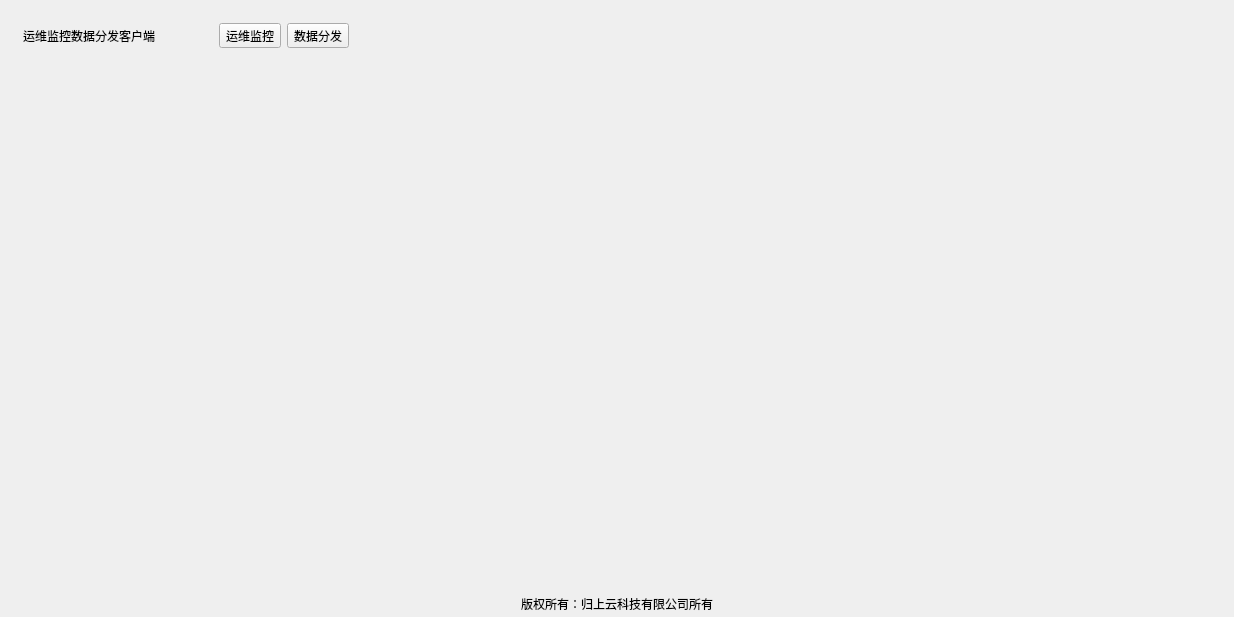
<?xml version="1.0" encoding="UTF-8"?>
<ui version="4.0">
 <class>RemoteUIFrameWork</class>
 <widget class="QDialog" name="RemoteUIFrameWork">
  <property name="geometry">
   <rect>
    <x>0</x>
    <y>0</y>
    <width>1234</width>
    <height>617</height>
   </rect>
  </property>
  <property name="windowTitle">
   <string>运维监控数据分发客户端</string>
  </property>
  <layout class="QVBoxLayout" name="verticalLayout_2">
   <property name="spacing">
    <number>1</number>
   </property>
   <property name="leftMargin">
    <number>1</number>
   </property>
   <property name="topMargin">
    <number>0</number>
   </property>
   <property name="rightMargin">
    <number>1</number>
   </property>
   <property name="bottomMargin">
    <number>0</number>
   </property>
   <item>
    <widget class="QWidget" name="w_header" native="true">
     <property name="sizePolicy">
      <sizepolicy hsizetype="Preferred" vsizetype="Maximum">
       <horstretch>0</horstretch>
       <verstretch>0</verstretch>
      </sizepolicy>
     </property>
     <property name="styleSheet">
      <string notr="true"/>
     </property>
     <layout class="QHBoxLayout" name="horizontalLayout_5">
      <property name="leftMargin">
       <number>0</number>
      </property>
      <property name="topMargin">
       <number>0</number>
      </property>
      <property name="rightMargin">
       <number>0</number>
      </property>
      <property name="bottomMargin">
       <number>0</number>
      </property>
      <item>
       <layout class="QHBoxLayout" name="horizontalLayout_4">
        <item>
         <widget class="QWidget" name="w_logo" native="true">
          <property name="sizePolicy">
           <sizepolicy hsizetype="Fixed" vsizetype="Preferred">
            <horstretch>0</horstretch>
            <verstretch>0</verstretch>
           </sizepolicy>
          </property>
          <layout class="QHBoxLayout" name="horizontalLayout">
           <item>
            <widget class="QLabel" name="label_logo">
             <property name="sizePolicy">
              <sizepolicy hsizetype="Maximum" vsizetype="Maximum">
               <horstretch>0</horstretch>
               <verstretch>0</verstretch>
              </sizepolicy>
             </property>
             <property name="text">
              <string/>
             </property>
             <property name="pixmap">
              <pixmap resource="common/core.qrc">:/core/imgs/imgs/logo_64</pixmap>
             </property>
            </widget>
           </item>
           <item>
            <widget class="QLabel" name="label_title">
             <property name="text">
              <string>运维监控数据分发客户端</string>
             </property>
            </widget>
           </item>
           <item>
            <spacer name="horizontalSpacer">
             <property name="orientation">
              <enum>Qt::Horizontal</enum>
             </property>
             <property name="sizeHint" stdset="0">
              <size>
               <width>40</width>
               <height>20</height>
              </size>
             </property>
            </spacer>
           </item>
          </layout>
         </widget>
        </item>
        <item>
         <widget class="QWidget" name="w_module" native="true">
          <layout class="QHBoxLayout" name="horizontalLayout_2">
           <item>
            <widget class="ToolButton" name="clb_ddmi">
             <property name="text">
              <string>运维监控</string>
             </property>
             <property name="autoRepeat">
              <bool>false</bool>
             </property>
             <property name="autoExclusive">
              <bool>false</bool>
             </property>
            </widget>
           </item>
           <item>
            <widget class="ToolButton" name="clb_ommi">
             <property name="text">
              <string>数据分发</string>
             </property>
            </widget>
           </item>
          </layout>
         </widget>
        </item>
        <item>
         <spacer name="horizontalSpacer_2">
          <property name="orientation">
           <enum>Qt::Horizontal</enum>
          </property>
          <property name="sizeHint" stdset="0">
           <size>
            <width>40</width>
            <height>20</height>
           </size>
          </property>
         </spacer>
        </item>
        <item>
         <layout class="QVBoxLayout" name="verticalLayout">
          <item>
           <widget class="QWidget" name="w_opera" native="true">
            <layout class="QHBoxLayout" name="horizontalLayout_3">
             <property name="topMargin">
              <number>1</number>
             </property>
             <item>
              <widget class="QPushButton" name="btn_menu_set">
               <property name="sizePolicy">
                <sizepolicy hsizetype="Minimum" vsizetype="Expanding">
                 <horstretch>0</horstretch>
                 <verstretch>0</verstretch>
                </sizepolicy>
               </property>
               <property name="minimumSize">
                <size>
                 <width>31</width>
                 <height>0</height>
                </size>
               </property>
               <property name="cursor">
                <cursorShape>ArrowCursor</cursorShape>
               </property>
               <property name="focusPolicy">
                <enum>Qt::NoFocus</enum>
               </property>
               <property name="toolTip">
                <string>Setting</string>
               </property>
               <property name="text">
                <string/>
               </property>
               <property name="icon">
                <iconset resource="common/core.qrc">
                 <normaloff>:/core/imgs/imgs/window_set</normaloff>:/core/imgs/imgs/window_set</iconset>
               </property>
               <property name="flat">
                <bool>true</bool>
               </property>
              </widget>
             </item>
             <item>
              <widget class="QPushButton" name="btn_menu_min">
               <property name="sizePolicy">
                <sizepolicy hsizetype="Minimum" vsizetype="Expanding">
                 <horstretch>0</horstretch>
                 <verstretch>0</verstretch>
                </sizepolicy>
               </property>
               <property name="minimumSize">
                <size>
                 <width>31</width>
                 <height>0</height>
                </size>
               </property>
               <property name="cursor">
                <cursorShape>ArrowCursor</cursorShape>
               </property>
               <property name="focusPolicy">
                <enum>Qt::NoFocus</enum>
               </property>
               <property name="toolTip">
                <string>Minimize</string>
               </property>
               <property name="text">
                <string/>
               </property>
               <property name="icon">
                <iconset resource="common/core.qrc">
                 <normaloff>:/core/imgs/imgs/window_min</normaloff>:/core/imgs/imgs/window_min</iconset>
               </property>
               <property name="flat">
                <bool>true</bool>
               </property>
              </widget>
             </item>
             <item>
              <widget class="QPushButton" name="btn_menu_max">
               <property name="sizePolicy">
                <sizepolicy hsizetype="Minimum" vsizetype="Expanding">
                 <horstretch>0</horstretch>
                 <verstretch>0</verstretch>
                </sizepolicy>
               </property>
               <property name="minimumSize">
                <size>
                 <width>31</width>
                 <height>0</height>
                </size>
               </property>
               <property name="cursor">
                <cursorShape>ArrowCursor</cursorShape>
               </property>
               <property name="focusPolicy">
                <enum>Qt::NoFocus</enum>
               </property>
               <property name="toolTip">
                <string>Maximize</string>
               </property>
               <property name="text">
                <string/>
               </property>
               <property name="icon">
                <iconset resource="common/core.qrc">
                 <normaloff>:/core/imgs/imgs/window_max</normaloff>:/core/imgs/imgs/window_max</iconset>
               </property>
               <property name="flat">
                <bool>true</bool>
               </property>
              </widget>
             </item>
             <item>
              <widget class="QPushButton" name="btn_menu_close">
               <property name="sizePolicy">
                <sizepolicy hsizetype="Minimum" vsizetype="Expanding">
                 <horstretch>0</horstretch>
                 <verstretch>0</verstretch>
                </sizepolicy>
               </property>
               <property name="minimumSize">
                <size>
                 <width>31</width>
                 <height>0</height>
                </size>
               </property>
               <property name="cursor">
                <cursorShape>ArrowCursor</cursorShape>
               </property>
               <property name="focusPolicy">
                <enum>Qt::NoFocus</enum>
               </property>
               <property name="toolTip">
                <string>Close</string>
               </property>
               <property name="text">
                <string/>
               </property>
               <property name="icon">
                <iconset resource="common/core.qrc">
                 <normaloff>:/core/imgs/imgs/window_close</normaloff>:/core/imgs/imgs/window_close</iconset>
               </property>
               <property name="flat">
                <bool>true</bool>
               </property>
              </widget>
             </item>
            </layout>
           </widget>
          </item>
          <item>
           <spacer name="verticalSpacer">
            <property name="orientation">
             <enum>Qt::Vertical</enum>
            </property>
            <property name="sizeHint" stdset="0">
             <size>
              <width>20</width>
              <height>40</height>
             </size>
            </property>
           </spacer>
          </item>
         </layout>
        </item>
       </layout>
      </item>
     </layout>
    </widget>
   </item>
   <item>
    <spacer name="verticalSpacer_4">
     <property name="orientation">
      <enum>Qt::Vertical</enum>
     </property>
     <property name="sizeType">
      <enum>QSizePolicy::Maximum</enum>
     </property>
     <property name="sizeHint" stdset="0">
      <size>
       <width>20</width>
       <height>1</height>
      </size>
     </property>
    </spacer>
   </item>
   <item>
    <spacer name="verticalSpacer_2">
     <property name="orientation">
      <enum>Qt::Vertical</enum>
     </property>
     <property name="sizeType">
      <enum>QSizePolicy::Maximum</enum>
     </property>
     <property name="sizeHint" stdset="0">
      <size>
       <width>20</width>
       <height>4</height>
      </size>
     </property>
    </spacer>
   </item>
   <item>
    <widget class="QWidget" name="w_content" native="true">
     <layout class="QHBoxLayout" name="horizontalLayout_8">
      <property name="spacing">
       <number>2</number>
      </property>
      <property name="leftMargin">
       <number>0</number>
      </property>
      <property name="topMargin">
       <number>0</number>
      </property>
      <property name="rightMargin">
       <number>0</number>
      </property>
      <property name="bottomMargin">
       <number>0</number>
      </property>
      <item>
       <widget class="QStackedWidget" name="sw_content">
        <property name="currentIndex">
         <number>-1</number>
        </property>
       </widget>
      </item>
     </layout>
    </widget>
   </item>
   <item>
    <spacer name="verticalSpacer_3">
     <property name="orientation">
      <enum>Qt::Vertical</enum>
     </property>
     <property name="sizeType">
      <enum>QSizePolicy::Maximum</enum>
     </property>
     <property name="sizeHint" stdset="0">
      <size>
       <width>20</width>
       <height>4</height>
      </size>
     </property>
    </spacer>
   </item>
   <item>
    <widget class="QWidget" name="w_ender" native="true">
     <property name="sizePolicy">
      <sizepolicy hsizetype="Preferred" vsizetype="Minimum">
       <horstretch>0</horstretch>
       <verstretch>0</verstretch>
      </sizepolicy>
     </property>
     <property name="minimumSize">
      <size>
       <width>0</width>
       <height>27</height>
      </size>
     </property>
     <property name="maximumSize">
      <size>
       <width>16777215</width>
       <height>100</height>
      </size>
     </property>
     <layout class="QHBoxLayout" name="horizontalLayout_6">
      <property name="leftMargin">
       <number>0</number>
      </property>
      <property name="topMargin">
       <number>2</number>
      </property>
      <property name="rightMargin">
       <number>0</number>
      </property>
      <property name="bottomMargin">
       <number>2</number>
      </property>
      <item>
       <widget class="QLabel" name="label">
        <property name="text">
         <string>版权所有：归上云科技有限公司所有</string>
        </property>
        <property name="alignment">
         <set>Qt::AlignCenter</set>
        </property>
       </widget>
      </item>
     </layout>
    </widget>
   </item>
  </layout>
 </widget>
 <customwidgets>
  <customwidget>
   <class>ToolButton</class>
   <extends>QToolButton</extends>
   <header>modules/common/toolbutton.h</header>
  </customwidget>
 </customwidgets>
 <resources>
  <include location="common/core.qrc"/>
 </resources>
 <connections/>
</ui>
